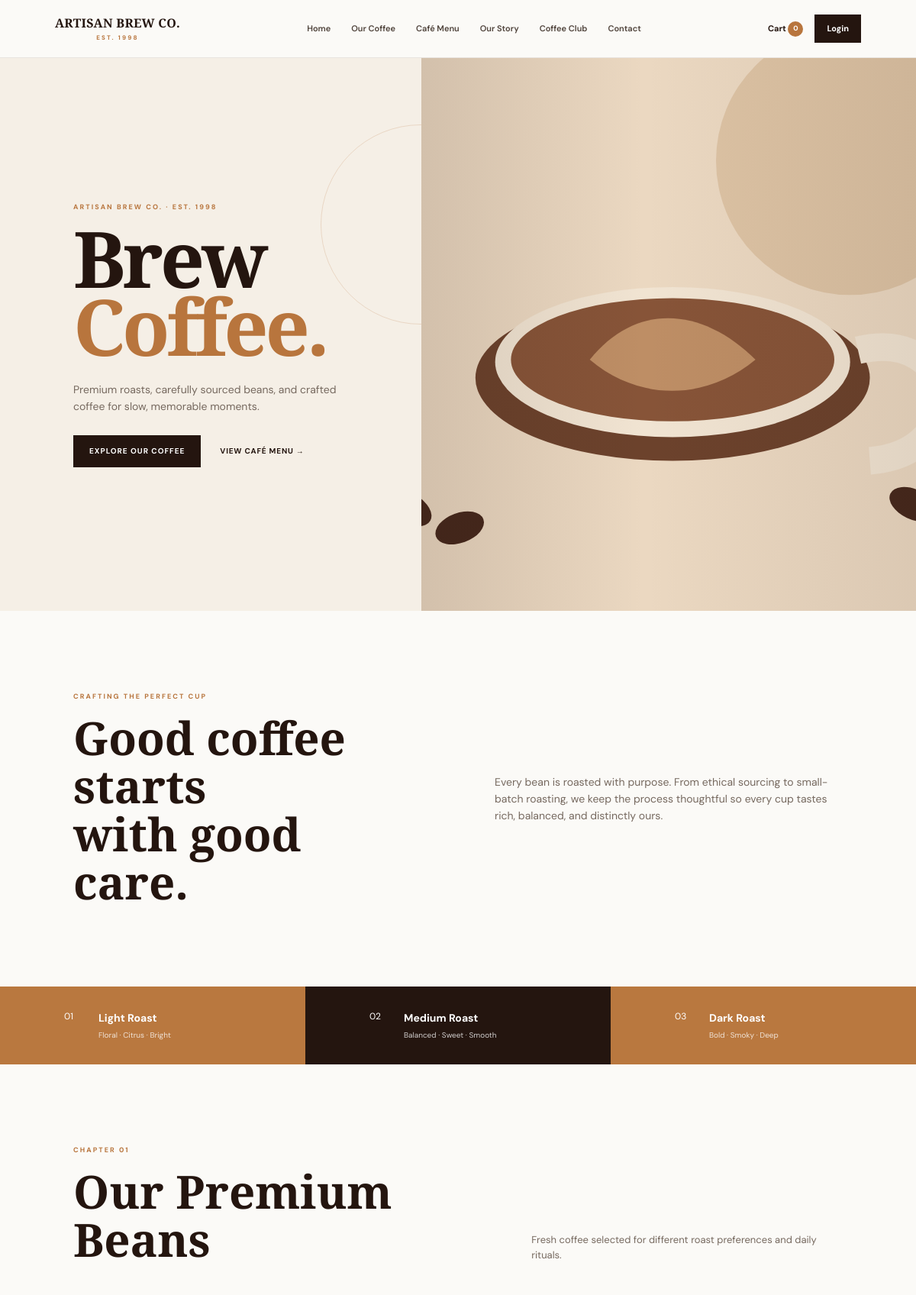
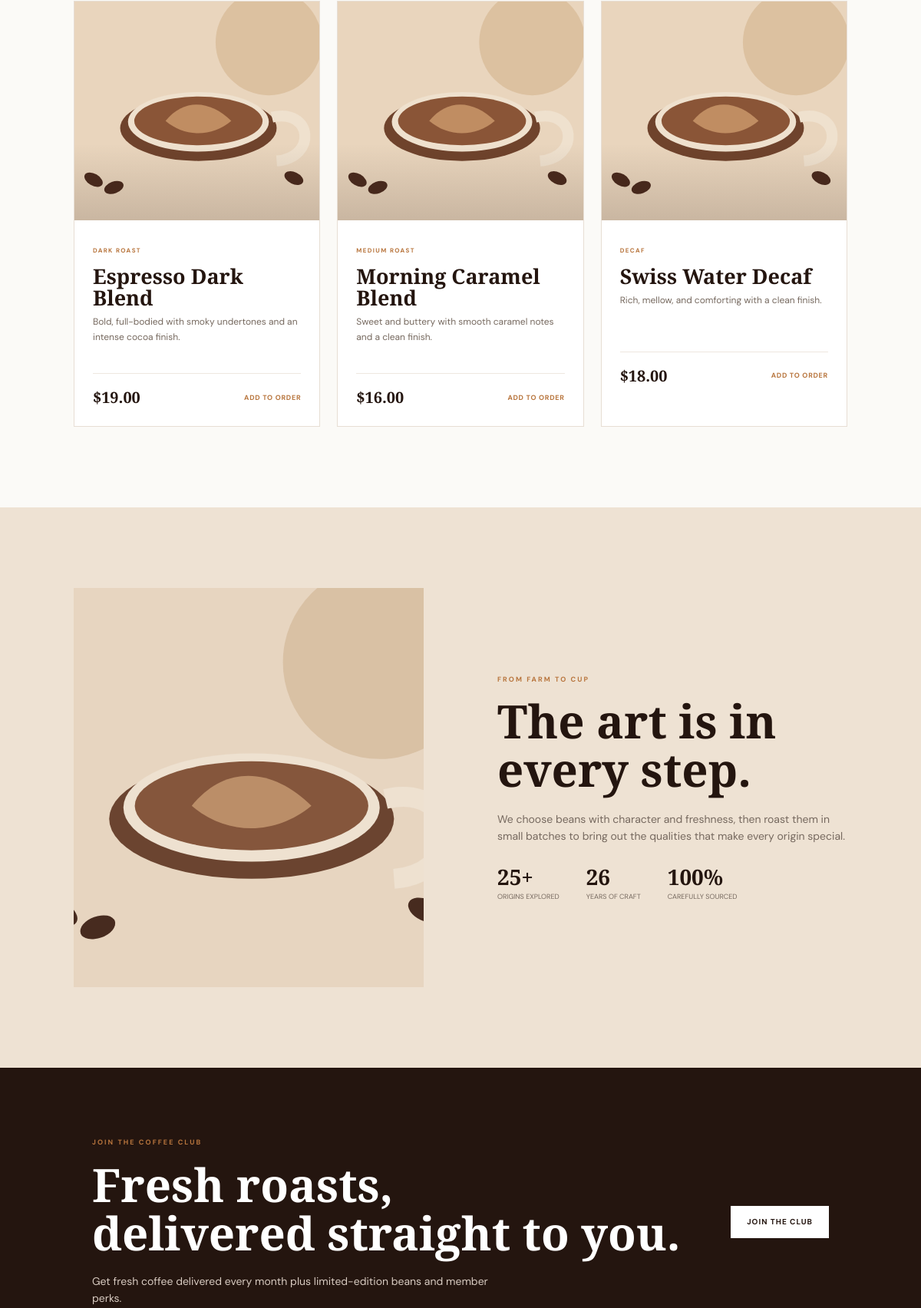
The page / (upper part) on the database its author committed (2 pictures, top to bottom).
### tables this page shows
CREATE TABLE IF NOT EXISTS products(product_id INT AUTO_INCREMENT PRIMARY KEY,name VARCHAR(150) NOT NULL,category VARCHAR(80) NOT NULL,price DECIMAL(10,2) NOT NULL,description TEXT NOT NULL,image VARCHAR(180) NOT NULL,created_at TIMESTAMP DEFAULT CURRENT_TIMESTAMP);

### index.php (the view, shortened to what this page needs)
<?php
require "includes/header.php";
require "includes/db.php";
$featured=$conn->query("SELECT * FROM products ORDER BY product_id LIMIT 3");
?>
<section class="hero">
    <div class="hero-copy">
        <p class="eyebrow">ARTISAN BREW CO. · EST. 1998</p>
        <h1>Brew<br><em>Coffee.</em></h1>
        <p class="lead">Premium roasts, carefully sourced beans, and crafted coffee for slow, memorable moments.</p>
        <div class="actions">
            <a class="btn dark" href="products.php">Explore Our Coffee</a>
            <a class="text-link" href="menu.php">View Café Menu →</a>
        </div>
    </div>
    <div class="hero-image"><img src="assets/images/hero-coffee.svg" alt="Freshly brewed artisan coffee"></div>
</section>
<section class="section intro">
    <div><p class="eyebrow">CRAFTING THE PERFECT CUP</p><h2>Good coffee starts<br>with good care.</h2></div>
    <p class="muted">Every bean is roasted with purpose. From ethical sourcing to small-batch roasting, we keep the process thoughtful so every cup tastes rich, balanced, and distinctly ours.</p>
</section>
<section class="roast-strip">
    <div><span>01</span><strong>Light Roast</strong><small>Floral · Citrus · Bright</small></div>
    <div class="selected"><span>02</span><strong>Medium Roast</strong><small>Balanced · Sweet · Smooth</small></div>
    <div><span>03</span><strong>Dark Roast</strong><small>Bold · Smoky · Deep</small></div>
</section>
<section class="section">
    <div class="section-heading">
        <div><p class="eyebrow">CHAPTER 01</p><h2>Our Premium Beans</h2></div>
        <p class="muted">Fresh coffee selected for different roast preferences and daily rituals.</p>
    </div>
    <div class="product-grid">
        <?php while($p=$featured->fetch_assoc()): ?>
        <article class="product-card">
            <div class="product-photo"><img src="assets/images/<?=htmlspecialchars($p['image'])?>" alt="<?=htmlspecialchars($p['name'])?>"></div>
            <div class="product-info">
                <span class="tag"><?=htmlspecialchars(strtoupper($p['category']))?></span>
                <h3><?=htmlspecialchars($p['name'])?></h3>
                <p><?=htmlspecialchars($p['description'])?></p>
                <div class="product-bottom"><strong>$<?=number_format($p['price'],2)?></strong><a class="add-link" href="add_to_cart.php?id=<?=$p['product_id']?>">Add to order</a></div>
            </div>
        </article>
        <?php endwhile; ?>
    </div>
</section>
<section class="section story" id="story">
    <div class="story-image"><img src="assets/images/hero-coffee.svg" alt="Coffee craft"></div>
    <div><p class="eyebrow">FROM FARM TO CUP</p><h2>The art is in every step.</h2><p class="muted">We choose beans with character and freshness, then roast them in small batches to bring out the qualities that make every origin special.</p><div class="stats"><div><b>25+</b><span>Origins explored</span></div><div><b>26</b><span>Years of craft</span></div><div><b>100%</b><span>Carefully sourced</span></div></div></div>
</section>
<section class="club" id="club">
    <div><p class="eyebrow">JOIN THE COFFEE CLUB</p><h2>Fresh roasts,<br>delivered straight to you.</h2><p>Get fresh coffee delivered every month plus limited-edition beans and member perks.</p></div>
    <a class="btn light" href="register.php">Join the Club</a>
</section>
<?php require "includes/footer.php"; ?>

### rows shown on the page
products: image (picture), category "DARK ROAST", name "Espresso Dark Blend", description "Bold, full-bodied with smoky undertones and an intense cocoa finish.", price "19.00"
products: image (picture), category "MEDIUM ROAST", name "Morning Caramel Blend", description "Sweet and buttery with smooth caramel notes and a clean finish.", price "16.00"
products: image (picture), category "DECAF", name "Swiss Water Decaf", description "Rich, mellow, and comforting with a clean finish.", price "18.00"

### other values the page prints
$cartCount "0"
